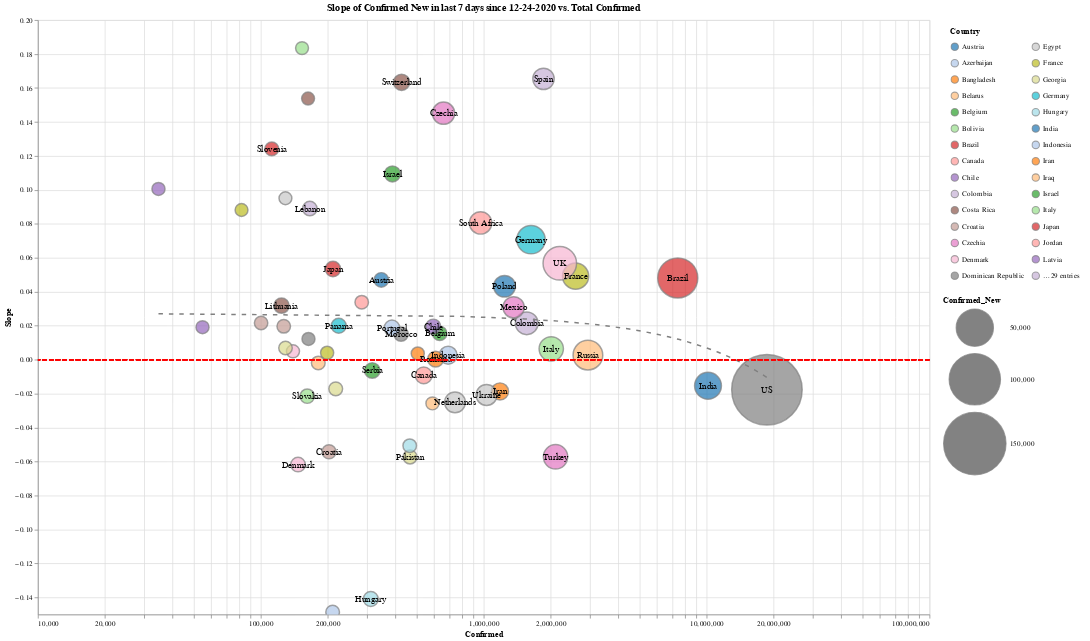

Notebook code for this chart:
### Markdown cell above
# Country Level

### Code cell
slope_chart(country_level, 'Country', 0, xscale='log', limit=1000, scale=3, window=7).properties(
    width=1200,
    height=800
).interactive()

### Figure 1 — Vega-Lite specification as saved in the notebook (floating-point values rounded to 4 significant figures)
{"config": {"view": {"continuousWidth": 400, "continuousHeight": 300}}, "layer": [{"mark": {"type": "point", "filled": true, "stroke": "grey"}, "encoding": {"color": {"type": "nominal", "field": "Country", "legend": {"clipHeight": 20, "columns": 2, "padding": 10}, "scale": {"scheme": "category20"}}, "size": {"type": "quantitative", "field": "Confirmed_New", "scale": {"domain": [1021.0, 192100.0], "range": [300, 9000]}}, "tooltip": [{"type": "nominal", "field": "Country"}, {"type": "quantitative", "field": "Confirmed"}, {"type": "quantitative", "field": "Slope"}, {"type": "quantitative", "field": "Confirmed_New"}], "x": {"type": "quantitative", "axis": {"offset": 0}, "field": "Confirmed", "scale": {"type": "log"}}, "y": {"type": "quantitative", "axis": {"title": "Slope"}, "field": "Slope"}}, "selection": {"selector001": {"type": "interval", "bind": "scales", "encodings": ["x", "y"]}}, "title": "Slope of Confirmed New in last 7 days since 12-24-2020 vs. Total Confirmed"}, {"mark": "text", "encoding": {"color": {"value": "black"}, "size": {"value": 12}, "text": {"type": "nominal", "field": "Country"}, "tooltip": [{"type": "nominal", "field": "Country"}, {"type": "quantitative", "field": "Confirmed"}, {"type": "quantitative", "field": "Slope"}, {"type": "quantitative", "field": "Confirmed_New"}], "x": {"type": "quantitative", "axis": {"offset": 0}, "field": "Confirmed", "scale": {"type": "log"}}, "y": {"type": "quantitative", "axis": {"title": "Slope"}, "field": "Slope"}}, "title": "Slope of Confirmed New in last 7 days since 12-24-2020 vs. Total Confirmed", "transform": [{"filter": "(datum['Confirmed_New'] > 2000)"}]}, {"mark": {"type": "line", "strokeDash": [6, 8]}, "encoding": {"color": {"value": "grey"}, "size": {"value": 2}, "tooltip": [{"type": "nominal", "field": "Country"}, {"type": "quantitative", "field": "Confirmed"}, {"type": "quantitative", "field": "Slope"}, {"type": "quantitative", "field": "Confirmed_New"}], "x": {"type": "quantitative", "axis": {"offset": 0}, "field": "Confirmed", "scale": {"type": "log"}}, "y": {"type": "quantitative", "axis": {"title": "Slope"}, "field": "Slope"}}, "title": "Slope of Confirmed New in last 7 days since 12-24-2020 vs. Total Confirmed", "transform": [{"on": "Confirmed", "regression": "Slope", "method": "poly", "order": 1}]}, {"mark": {"type": "rule", "color": "red", "strokeDash": [6, 3]}, "encoding": {"y": {"type": "quantitative", "axis": {"title": ""}, "field": "a"}}, "transform": [{"calculate": "0", "as": "a"}]}], "data": {"name": "data-d0c0787e84e309c2db958118be9d6758"}, "height": 800, "width": 1200, "$schema": "https://vega.github.io/schema/vega-lite/v4.8.1.json", "datasets": {"data-d0c0787e84e309c2db958118be9d6758": [{"Country": "Austria", "Date": "12-24-2020", "Confirmed": 347200.0, "Deaths": 5745.0, "Recovered": 316000.0, "Confirmed_New": 2847.0, "Deaths_New": 91.0, "Recovered_New": 3031.0, "Active": 25510.0, "Slope": 0.047}, {"Country": "Azerbaijan", "Date": "12-24-2020", "Confirmed": 210100.0, "Deaths": 2380.0, "Recovered": 155900.0, "Confirmed_New": 1850.0, "Deaths_New": 40.0, "Recovered_New": 4226.0, "Active": 51800.0, "Slope": -0.1486}, {"Country": "Bangladesh", "Date": "12-24-2020", "Confirmed": 506100.0, "Deaths": 7378.0, "Recovered": 446700.0, "Confirmed_New": 1234.0, "Deaths_New": 19.0, "Recovered_New": 2345.0, "Active": 52030.0, "Slope": 0.003668}, {"Country": "Belarus", "Date": "12-24-2020", "Confirmed": 181100.0, "Deaths": 1358.0, "Recovered": 159400.0, "Confirmed_New": 1917.0, "Deaths_New": 9.0, "Recovered_New": 2358.0, "Active": 20320.0, "Slope": -0.00193}, {"Country": "Belgium", "Date": "12-24-2020", "Confirmed": 634900.0, "Deaths": 19040.0, "Recovered": 0.0, "Confirmed_New": 2583.0, "Deaths_New": 99.0, "Recovered_New": 0.0, "Active": 615900.0, "Slope": 0.01549}, {"Country": "Bolivia", "Date": "12-24-2020", "Confirmed": 153100.0, "Deaths": 9076.0, "Recovered": 129400.0, "Confirmed_New": 1057.0, "Deaths_New": 11.0, "Recovered_New": 335.0, "Active": 14660.0, "Slope": 0.1835}, {"Country": "Brazil", "Date": "12-24-2020", "Confirmed": 7424000.0, "Deaths": 190000.0, "Recovered": 6513000.0, "Confirmed_New": 58430.0, "Deaths_New": 762.0, "Recovered_New": 0.0, "Active": 721200.0, "Slope": 0.04815}, {"Country": "Canada", "Date": "12-24-2020", "Confirmed": 538200.0, "Deaths": 14740.0, "Recovered": 448100.0, "Confirmed_New": 5677.0, "Deaths_New": 129.0, "Recovered_New": 3953.0, "Active": 75320.0, "Slope": -0.009205}, {"Country": "Chile", "Date": "12-24-2020", "Confirmed": 594200.0, "Deaths": 16300.0, "Recovered": 563500.0, "Confirmed_New": 3238.0, "Deaths_New": 75.0, "Recovered_New": 1663.0, "Active": 14390.0, "Slope": 0.01952}, {"Country": "Colombia", "Date": "12-24-2020", "Confirmed": 1560000.0, "Deaths": 41450.0, "Recovered": 1417000.0, "Confirmed_New": 14940.0, "Deaths_New": 280.0, "Recovered_New": 13150.0, "Active": 101000.0, "Slope": 0.02143}, {"Country": "Costa Rica", "Date": "12-24-2020", "Confirmed": 163000.0, "Deaths": 2086.0, "Recovered": 128800.0, "Confirmed_New": 1048.0, "Deaths_New": 21.0, "Recovered_New": 626.0, "Active": 32060.0, "Slope": 0.1538}, {"Country": "Croatia", "Date": "12-24-2020", "Confirmed": 202300.0, "Deaths": 3464.0, "Recovered": 183500.0, "Confirmed_New": 2233.0, "Deaths_New": 70.0, "Recovered_New": 2797.0, "Active": 15320.0, "Slope": -0.05422}, {"Country": "Czechia", "Date": "12-24-2020", "Confirmed": 660500.0, "Deaths": 10780.0, "Recovered": 552400.0, "Confirmed_New": 14150.0, "Deaths_New": 112.0, "Recovered_New": 5518.0, "Active": 97240.0, "Slope": 0.1451}, {"Country": "Denmark", "Date": "12-24-2020", "Confirmed": 146900.0, "Deaths": 1114.0, "Recovered": 102700.0, "Confirmed_New": 2874.0, "Deaths_New": 18.0, "Recovered_New": 3159.0, "Active": 43080.0, "Slope": -0.06173}, {"Country": "Dominican Republic", "Date": "12-24-2020", "Confirmed": 163700.0, "Deaths": 2404.0, "Recovered": 126700.0, "Confirmed_New": 1158.0, "Deaths_New": 3.0, "Recovered_New": 767.0, "Active": 34520.0, "Slope": 0.01223}, {"Country": "Egypt", "Date": "12-24-2020", "Confirmed": 129000.0, "Deaths": 7260.0, "Recovered": 108500.0, "Confirmed_New": 1021.0, "Deaths_New": 51.0, "Recovered_New": 513.0, "Active": 13260.0, "Slope": 0.09509}, {"Country": "France", "Date": "12-24-2020", "Confirmed": 2584000.0, "Deaths": 62390.0, "Recovered": 194600.0, "Confirmed_New": 21720.0, "Deaths_New": 291.0, "Recovered_New": 1367.0, "Active": 2327000.0, "Slope": 0.04922}, {"Country": "Georgia", "Date": "12-24-2020", "Confirmed": 216800.0, "Deaths": 2276.0, "Recovered": 194700.0, "Confirmed_New": 1972.0, "Deaths_New": 43.0, "Recovered_New": 2737.0, "Active": 19860.0, "Slope": -0.01717}, {"Country": "Germany", "Date": "12-24-2020", "Confirmed": 1631000.0, "Deaths": 29330.0, "Recovered": 1220000.0, "Confirmed_New": 26470.0, "Deaths_New": 421.0, "Recovered_New": 22800.0, "Active": 381000.0, "Slope": 0.07069}, {"Country": "Hungary", "Date": "12-24-2020", "Confirmed": 311600.0, "Deaths": 8729.0, "Recovered": 120500.0, "Confirmed_New": 3292.0, "Deaths_New": 113.0, "Recovered_New": 5898.0, "Active": 182300.0, "Slope": -0.1409}, {"Country": "India", "Date": "12-24-2020", "Confirmed": 10150000.0, "Deaths": 147100.0, "Recovered": 9718000.0, "Confirmed_New": 23070.0, "Deaths_New": 336.0, "Recovered_New": 24660.0, "Active": 281900.0, "Slope": -0.01534}, {"Country": "Indonesia", "Date": "12-24-2020", "Confirmed": 692800.0, "Deaths": 20590.0, "Recovered": 564000.0, "Confirmed_New": 7199.0, "Deaths_New": 181.0, "Recovered_New": 5277.0, "Active": 108300.0, "Slope": 0.002657}, {"Country": "Iran", "Date": "12-24-2020", "Confirmed": 1183000.0, "Deaths": 54310.0, "Recovered": 924700.0, "Confirmed_New": 6178.0, "Deaths_New": 152.0, "Recovered_New": 10490.0, "Active": 204200.0, "Slope": -0.01869}, {"Country": "Iraq", "Date": "12-24-2020", "Confirmed": 588800.0, "Deaths": 12740.0, "Recovered": 527300.0, "Confirmed_New": 1127.0, "Deaths_New": 7.0, "Recovered_New": 1549.0, "Active": 48720.0, "Slope": -0.02571}, {"Country": "Israel", "Date": "12-24-2020", "Confirmed": 389700.0, "Deaths": 3171.0, "Recovered": 354700.0, "Confirmed_New": 4656.0, "Deaths_New": 21.0, "Recovered_New": 2798.0, "Active": 31830.0, "Slope": 0.1094}, {"Country": "Italy", "Date": "12-24-2020", "Confirmed": 2009000.0, "Deaths": 70900.0, "Recovered": 1345000.0, "Confirmed_New": 18040.0, "Deaths_New": 505.0, "Recovered_New": 22720.0, "Active": 593600.0, "Slope": 0.006392}, {"Country": "Japan", "Date": "12-24-2020", "Confirmed": 210800.0, "Deaths": 2967.0, "Recovered": 174700.0, "Confirmed_New": 3762.0, "Deaths_New": 26.0, "Recovered_New": 2764.0, "Active": 33080.0, "Slope": 0.05341}, {"Country": "Jordan", "Date": "12-24-2020", "Confirmed": 283700.0, "Deaths": 3681.0, "Recovered": 254500.0, "Confirmed_New": 1707.0, "Deaths_New": 29.0, "Recovered_New": 2338.0, "Active": 25510.0, "Slope": 0.0339}, {"Country": "Latvia", "Date": "12-24-2020", "Confirmed": 34750.0, "Deaths": 486.0, "Recovered": 23400.0, "Confirmed_New": 1270.0, "Deaths_New": 7.0, "Recovered_New": 879.0, "Active": 10870.0, "Slope": 0.1006}, {"Country": "Lebanon", "Date": "12-24-2020", "Confirmed": 165900.0, "Deaths": 1353.0, "Recovered": 117300.0, "Confirmed_New": 2708.0, "Deaths_New": 20.0, "Recovered_New": 1168.0, "Active": 47270.0, "Slope": 0.08902}, {"Country": "Lithuania", "Date": "12-24-2020", "Confirmed": 123900.0, "Deaths": 1186.0, "Recovered": 60560.0, "Confirmed_New": 3795.0, "Deaths_New": 43.0, "Recovered_New": 4633.0, "Active": 62140.0, "Slope": 0.03181}, {"Country": "Malaysia", "Date": "12-24-2020", "Confirmed": 100300.0, "Deaths": 446.0, "Recovered": 81100.0, "Confirmed_New": 1581.0, "Deaths_New": 2.0, "Recovered_New": 1085.0, "Active": 18770.0, "Slope": 0.0216}, {"Country": "Mexico", "Date": "12-24-2020", "Confirmed": 1363000.0, "Deaths": 121200.0, "Recovered": 1015000.0, "Confirmed_New": 12480.0, "Deaths_New": 861.0, "Recovered_New": 10010.0, "Active": 226100.0, "Slope": 0.03085}, {"Country": "Moldova", "Date": "12-24-2020", "Confirmed": 139400.0, "Deaths": 2848.0, "Recovered": 123900.0, "Confirmed_New": 1222.0, "Deaths_New": 23.0, "Recovered_New": 1310.0, "Active": 12660.0, "Slope": 0.00494}, {"Country": "Morocco", "Date": "12-24-2020", "Confirmed": 425900.0, "Deaths": 7130.0, "Recovered": 388700.0, "Confirmed_New": 2650.0, "Deaths_New": 44.0, "Recovered_New": 2833.0, "Active": 30010.0, "Slope": 0.0151}, {"Country": "Netherlands", "Date": "12-24-2020", "Confirmed": 743500.0, "Deaths": 10910.0, "Recovered": 8873.0, "Confirmed_New": 11590.0, "Deaths_New": 89.0, "Recovered_New": 71.0, "Active": 723700.0, "Slope": -0.0251}, {"Country": "Nigeria", "Date": "12-24-2020", "Confirmed": 81960.0, "Deaths": 1242.0, "Recovered": 69650.0, "Confirmed_New": 1041.0, "Deaths_New": 6.0, "Recovered_New": 377.0, "Active": 11070.0, "Slope": 0.08817}, {"Country": "Pakistan", "Date": "12-24-2020", "Confirmed": 467200.0, "Deaths": 9753.0, "Recovered": 419000.0, "Confirmed_New": 2152.0, "Deaths_New": 85.0, "Recovered_New": 1824.0, "Active": 38510.0, "Slope": -0.05727}, {"Country": "Panama", "Date": "12-24-2020", "Confirmed": 223700.0, "Deaths": 3715.0, "Recovered": 180000.0, "Confirmed_New": 3413.0, "Deaths_New": 51.0, "Recovered_New": 1905.0, "Active": 39910.0, "Slope": 0.01998}, {"Country": "Philippines", "Date": "12-24-2020", "Confirmed": 465700.0, "Deaths": 9055.0, "Recovered": 430500.0, "Confirmed_New": 1720.0, "Deaths_New": 7.0, "Recovered_New": 518.0, "Active": 26180.0, "Slope": -0.05061}, {"Country": "Poland", "Date": "12-24-2020", "Confirmed": 1240000.0, "Deaths": 26750.0, "Recovered": 975900.0, "Confirmed_New": 13120.0, "Deaths_New": 497.0, "Recovered_New": 10700.0, "Active": 237400.0, "Slope": 0.04326}, {"Country": "Portugal", "Date": "12-24-2020", "Confirmed": 387600.0, "Deaths": 6413.0, "Recovered": 312500.0, "Confirmed_New": 4378.0, "Deaths_New": 70.0, "Recovered_New": 4087.0, "Active": 68690.0, "Slope": 0.01868}, {"Country": "Romania", "Date": "12-24-2020", "Confirmed": 608600.0, "Deaths": 14910.0, "Recovered": 523800.0, "Confirmed_New": 4310.0, "Deaths_New": 146.0, "Recovered_New": 7406.0, "Active": 69820.0, "Slope": 0.0003309}, {"Country": "Russia", "Date": "12-24-2020", "Confirmed": 2935000.0, "Deaths": 52430.0, "Recovered": 2348000.0, "Confirmed_New": 29500.0, "Deaths_New": 624.0, "Recovered_New": 26340.0, "Active": 534600.0, "Slope": 0.002702}, {"Country": "Serbia", "Date": "12-24-2020", "Confirmed": 316300.0, "Deaths": 2882.0, "Recovered": 0.0, "Confirmed_New": 4091.0, "Deaths_New": 49.0, "Recovered_New": 0.0, "Active": 313500.0, "Slope": -0.006349}, {"Country": "Slovakia", "Date": "12-24-2020", "Confirmed": 161600.0, "Deaths": 1732.0, "Recovered": 114300.0, "Confirmed_New": 2657.0, "Deaths_New": 46.0, "Recovered_New": 1640.0, "Active": 45560.0, "Slope": -0.02147}, {"Country": "Slovenia", "Date": "12-24-2020", "Confirmed": 112000.0, "Deaths": 2479.0, "Recovered": 91950.0, "Confirmed_New": 2087.0, "Deaths_New": 25.0, "Recovered_New": 1852.0, "Active": 17590.0, "Slope": 0.1241}, {"Country": "South Africa", "Date": "12-24-2020", "Confirmed": 968600.0, "Deaths": 25980.0, "Recovered": 823000.0, "Confirmed_New": 14300.0, "Deaths_New": 326.0, "Recovered_New": 11610.0, "Active": 119600.0, "Slope": 0.08053}, {"Country": "South Korea", "Date": "12-24-2020", "Confirmed": 54770.0, "Deaths": 773.0, "Recovered": 38050.0, "Confirmed_New": 1237.0, "Deaths_New": 17.0, "Recovered_New": 623.0, "Active": 15950.0, "Slope": 0.01915}, {"Country": "Spain", "Date": "12-24-2020", "Confirmed": 1855000.0, "Deaths": 49820.0, "Recovered": 150400.0, "Confirmed_New": 12660.0, "Deaths_New": 126.0, "Recovered_New": 0.0, "Active": 1655000.0, "Slope": 0.1654}, {"Country": "Switzerland", "Date": "12-24-2020", "Confirmed": 428200.0, "Deaths": 7098.0, "Recovered": 311500.0, "Confirmed_New": 4898.0, "Deaths_New": 69.0, "Recovered_New": 0.0, "Active": 109600.0, "Slope": 0.1633}, {"Country": "Tunisia", "Date": "12-24-2020", "Confirmed": 126800.0, "Deaths": 4324.0, "Recovered": 97780.0, "Confirmed_New": 1752.0, "Deaths_New": 49.0, "Recovered_New": 750.0, "Active": 24650.0, "Slope": 0.01967}, {"Country": "Turkey", "Date": "12-24-2020", "Confirmed": 2101000.0, "Deaths": 19120.0, "Recovered": 1935000.0, "Confirmed_New": 18100.0, "Deaths_New": 254.0, "Recovered_New": 33980.0, "Active": 146300.0, "Slope": -0.05717}, {"Country": "UK", "Date": "12-24-2020", "Confirmed": 2195000.0, "Deaths": 69730.0, "Recovered": 4821.0, "Confirmed_New": 39150.0, "Deaths_New": 575.0, "Recovered_New": 98.0, "Active": 2121000.0, "Slope": 0.05675}, {"Country": "US", "Date": "12-24-2020", "Confirmed": 18650000.0, "Deaths": 329000.0, "Recovered": 0.0, "Confirmed_New": 192100.0, "Deaths_New": 2899.0, "Recovered_New": 0.0, "Active": 18320000.0, "Slope": -0.0177}, {"Country": "Ukraine", "Date": "12-24-2020", "Confirmed": 1030000.0, "Deaths": 18060.0, "Recovered": 654600.0, "Confirmed_New": 11930.0, "Deaths_New": 234.0, "Recovered_New": 16330.0, "Active": 357500.0, "Slope": -0.02075}, {"Country": "United Arab Emirates", "Date": "12-24-2020", "Confirmed": 198400.0, "Deaths": 647.0, "Recovered": 174500.0, "Confirmed_New": 1311.0, "Deaths_New": 2.0, "Recovered_New": 1495.0, "Active": 23310.0, "Slope": 0.0041}, {"Country": "West Bank and Gaza", "Date": "12-24-2020", "Confirmed": 129100.0, "Deaths": 1243.0, "Recovered": 105200.0, "Confirmed_New": 1704.0, "Deaths_New": 17.0, "Recovered_New": 2291.0, "Active": 22600.0, "Slope": 0.006889}]}}
